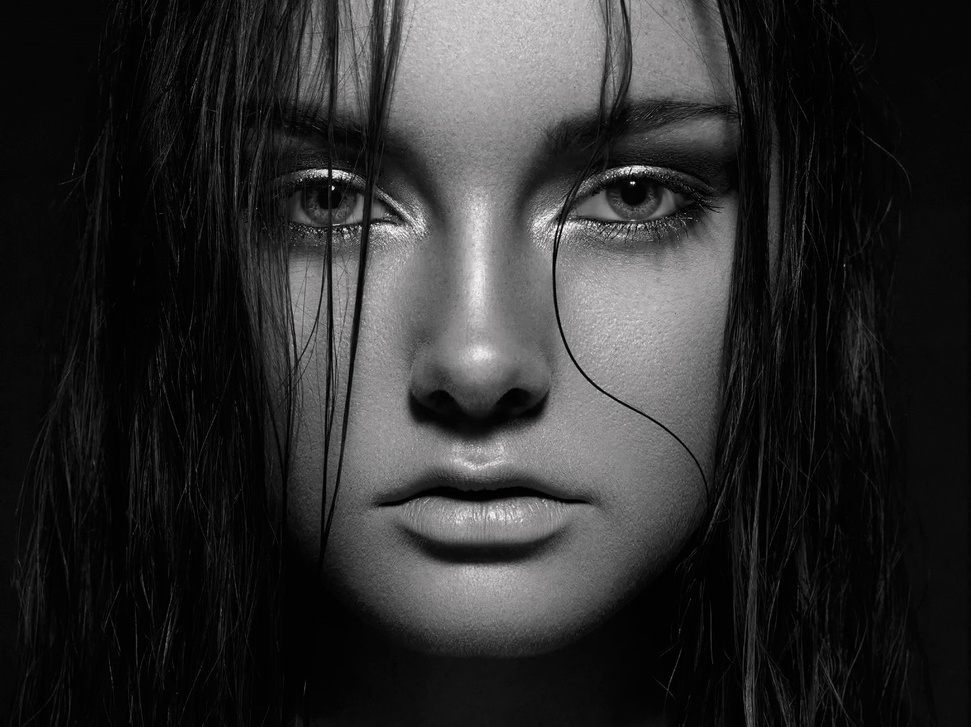
#> input picture Task3/girl.jpeg, 971 x 727 px, shrunk from 1280 x 958 before the run
$ jupyter execute task3.ipynb
#> lines starting #> are read from the running program, lines starting #| are printed output that depends on the picture
[cell 1]
import cv2 as cv
import numpy as np
import matplotlib.pyplot as plt

[cell 2]
import cv2 as cv
import numpy as np
from matplotlib import pyplot as plt

def histogram_equalization(image):
    plt.subplot(2, 2, 1)
    plt.imshow(image, cmap='gray')
    plt.title('Original Image')
    plt.axis('off')

    histogram = np.zeros(256, dtype=np.float32)
    for pixel in img.ravel():
      histogram[pixel] += 1
#> this loop made 705917 passes
#> pixel on passes 1 to 3: 9, 6, 4
#> after the loop, histogram = 256 values, max 42611 at index 6, min 0 at index 247, mean 2757.5

    cdf = np.zeros_like(histogram, dtype=np.float64)
#> cdf = 256 values from 0 to 0
    cdf[0] = histogram[0]
    for i in range(1, len(histogram)):
        cdf[i] = cdf[i - 1] + histogram[i]
#> after the loop, cdf = 256 values from 8159 to 705917

    plt.subplot(2, 2, 2)
    plt.bar(range(256), histogram.ravel(), color='red')
    plt.title('Original Histogram')

    pdf = histogram/ np.sum(histogram)
#> pdf = 256 values, max 0.0604 at index 6, min 0 at index 247, mean 0.00391

    cdf = pdf.cumsum()
#> cdf = 256 values from 0.0116 to 1

    cdf_normalized = ((cdf - cdf.min()) * 255) / (cdf.max() - cdf.min())
#> cdf_normalized = 256 values from 0 to 255

    cdf_normalized = cdf_normalized.astype('uint8')

    equalizedImage = cdf_normalized[image]
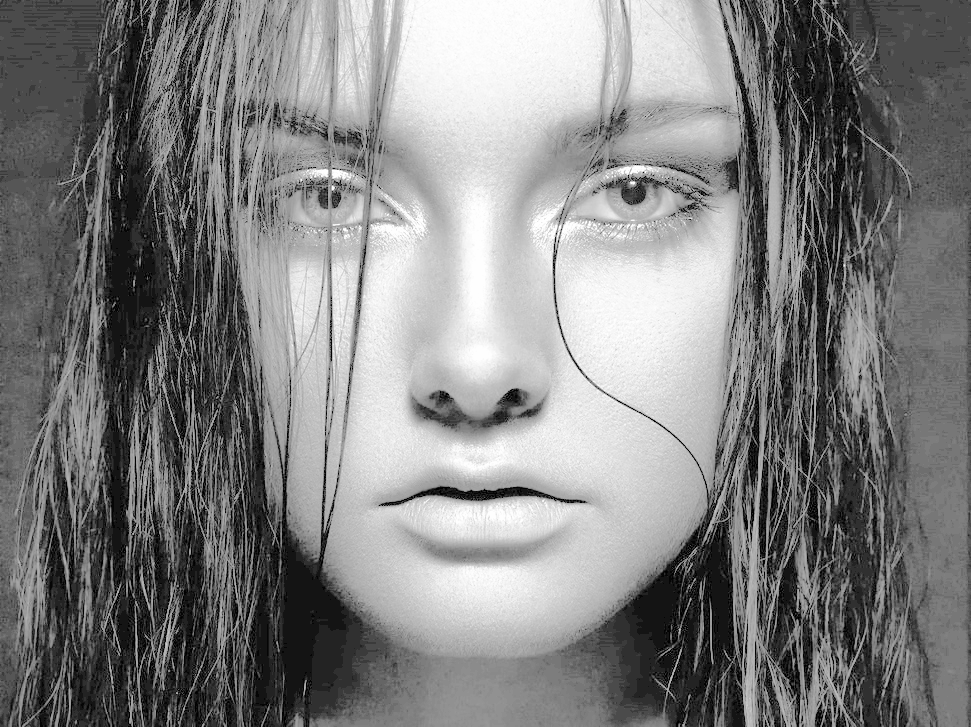
#> equalizedImage: shape (727, 971); min 0, max 255, mean 128.7

    plt.subplot(2, 2, 3)
    plt.imshow(equalizedImage, cmap='gray')
    plt.title('Equalized Image')
    plt.axis('off')

    hist = cv.calcHist([equalizedImage], [0], None, [256], [0, 256])
#> hist = 256 values, max 42611 at index 75, min 0 at index 1, mean 2757.5
    plt.subplot(2, 2, 4)
    plt.bar(range(256), hist.ravel(), color='red')
    plt.title('Equalized Histogram')

    plt.tight_layout()
    plt.show()
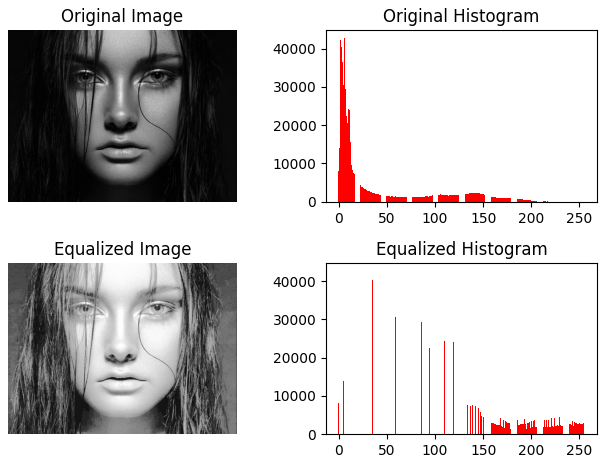
#> figure drawn by matplotlib, 4 panels; panel 2: tallest bar 42611 high, from x = 5.6 to 6.4; panel 4: tallest bar 42611 high, from x = 74.6 to 75.4

img = cv.imread("girl.jpeg", cv.IMREAD_GRAYSCALE)
histogram_equalization(img)
